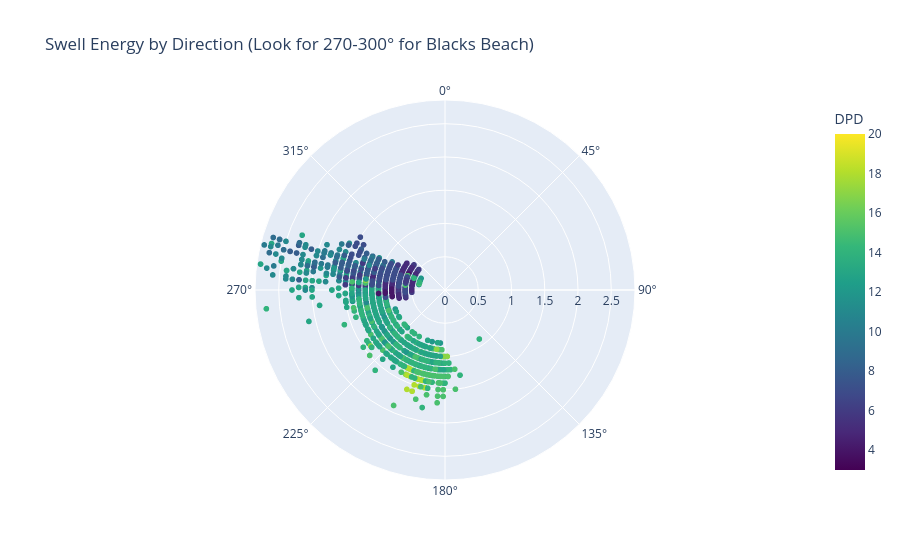
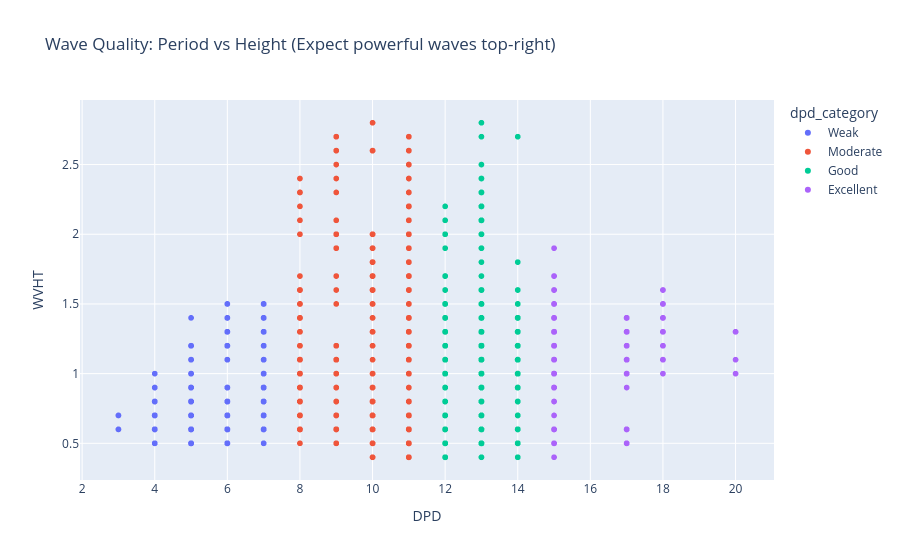

Notebook source saved alongside these figures, in order:
### Code cell
import numpy as np

# 1. Feature Engineering: Swell & Wind Categories
# Swell Energy Proxy (Height squared * Period)
df_buoy['swell_energy'] = (df_buoy['WVHT'] ** 2) * df_buoy['DPD']

# Categorize Dominant Period (DPD)
dpd_conditions = [
    (df_buoy['DPD'] <= 7),
    (df_buoy['DPD'] > 7) & (df_buoy['DPD'] <= 11),
    (df_buoy['DPD'] > 11) & (df_buoy['DPD'] <= 14),
    (df_buoy['DPD'] > 14)
]
dpd_choices = ['Weak', 'Moderate', 'Good', 'Excellent']

df_buoy['dpd_category'] = np.select(dpd_conditions, dpd_choices, default='Unknown')

# 2. Break-Specific Filtering (e.g., Blacks Beach Alignment)
# West/NW swell (270-300°), Mid-size+ (1.5m+), Long Period (12s+)
blacks_ideal = df_buoy[
    (df_buoy['MWD'].between(270, 300)) & 
    (df_buoy['WVHT'] >= 1.5) &
    (df_buoy['DPD'] >= 12)
]

# La Jolla Shores Alignment
# South/SW swell (180-220°), Mid-size+ (1.5m+), Long Period (12s+)
lajolla_ideal = df_buoy[
    (df_buoy['MWD'].between(180, 220)) & 
    (df_buoy['WVHT'] >= 1.5) &
    (df_buoy['DPD'] >= 12)
]

# PB Point Alignment
# West/NW swell (270-310°), Mid-size+ (1.5m+), Long Period (12s+)
pb_ideal = df_buoy[
    (df_buoy['MWD'].between(270, 310)) & 
    (df_buoy['WVHT'] >= 1.5) &
    (df_buoy['DPD'] >= 12)
]

# 3. Domain-Specific Visualizations

# Polar plot to see where the largest, longest period swells come from
fig_polar = px.scatter_polar(
    df_buoy, r="WVHT", theta="MWD", color="DPD",
    title="Swell Energy by Direction (Look for 270-300° for Blacks Beach)",
    color_continuous_scale="viridis"
)
fig_polar.show()

# Scatter plot checking the relationship between DPD and WVHT
# Colored by our engineered dpd_category since surfline_rating is not merged yet
fig_quality = px.scatter(
    df_buoy, 
    x="DPD", 
    y="WVHT", 
    color="dpd_category",
    title="Wave Quality: Period vs Height (Expect powerful waves top-right)",
    category_orders={
        "dpd_category": ["Weak", "Moderate", "Good", "Excellent"]
    }
)
fig_quality.show()

### Figure 1 — Plotly figure (JSON) as saved in the notebook; plotly's stock layout.template omitted (floating-point values rounded to 4 significant figures; data arrays with more than 128 entries replaced by an {"elided": "..."} marker saying what was removed)
{"data": [{"hovertemplate": "WVHT=%{r}<br>MWD=%{theta}<br>DPD=%{marker.color}<extra></extra>", "legendgroup": "", "marker": {"color": {"elided": "2749 int values"}, "coloraxis": "coloraxis", "symbol": "circle"}, "mode": "markers", "name": "", "r": {"elided": "2749 float values"}, "showlegend": false, "subplot": "polar", "theta": {"elided": "2749 int values"}, "type": "scatterpolargl"}], "layout": {"coloraxis": {"colorbar": {"title": {"text": "DPD"}}, "colorscale": [[0, "#440154"], [0.1111, "#482878"], [0.2222, "#3e4989"], [0.3333, "#31688e"], [0.4444, "#26828e"], [0.5556, "#1f9e89"], [0.6667, "#35b779"], [0.7778, "#6ece58"], [0.8889, "#b5de2b"], [1, "#fde725"]]}, "legend": {"tracegroupgap": 0}, "polar": {"angularaxis": {"direction": "clockwise", "rotation": 90}, "domain": {"x": [0, 1], "y": [0, 1]}}, "title": {"text": "Swell Energy by Direction (Look for 270-300° for Blacks Beach)"}}}

### Figure 2 — Plotly figure (JSON) as saved in the notebook; plotly's stock layout.template omitted (floating-point values rounded to 4 significant figures; data arrays with more than 128 entries replaced by an {"elided": "..."} marker saying what was removed)
{"data": [{"hovertemplate": "dpd_category=Weak<br>DPD=%{x}<br>WVHT=%{y}<extra></extra>", "legendgroup": "Weak", "marker": {"color": "#636efa", "symbol": "circle"}, "mode": "markers", "name": "Weak", "showlegend": true, "type": "scattergl", "x": {"elided": "740 int values"}, "xaxis": "x", "y": {"elided": "740 float values"}, "yaxis": "y"}, {"hovertemplate": "dpd_category=Moderate<br>DPD=%{x}<br>WVHT=%{y}<extra></extra>", "legendgroup": "Moderate", "marker": {"color": "#EF553B", "symbol": "circle"}, "mode": "markers", "name": "Moderate", "showlegend": true, "type": "scattergl", "x": {"elided": "675 int values"}, "xaxis": "x", "y": {"elided": "675 float values"}, "yaxis": "y"}, {"hovertemplate": "dpd_category=Good<br>DPD=%{x}<br>WVHT=%{y}<extra></extra>", "legendgroup": "Good", "marker": {"color": "#00cc96", "symbol": "circle"}, "mode": "markers", "name": "Good", "showlegend": true, "type": "scattergl", "x": {"elided": "1077 int values"}, "xaxis": "x", "y": {"elided": "1077 float values"}, "yaxis": "y"}, {"hovertemplate": "dpd_category=Excellent<br>DPD=%{x}<br>WVHT=%{y}<extra></extra>", "legendgroup": "Excellent", "marker": {"color": "#ab63fa", "symbol": "circle"}, "mode": "markers", "name": "Excellent", "showlegend": true, "type": "scattergl", "x": {"elided": "257 int values"}, "xaxis": "x", "y": {"elided": "257 float values"}, "yaxis": "y"}], "layout": {"legend": {"title": {"text": "dpd_category"}, "tracegroupgap": 0}, "title": {"text": "Wave Quality: Period vs Height (Expect powerful waves top-right)"}, "xaxis": {"anchor": "y", "domain": [0, 1], "title": {"text": "DPD"}}, "yaxis": {"anchor": "x", "domain": [0, 1], "title": {"text": "WVHT"}}}}
